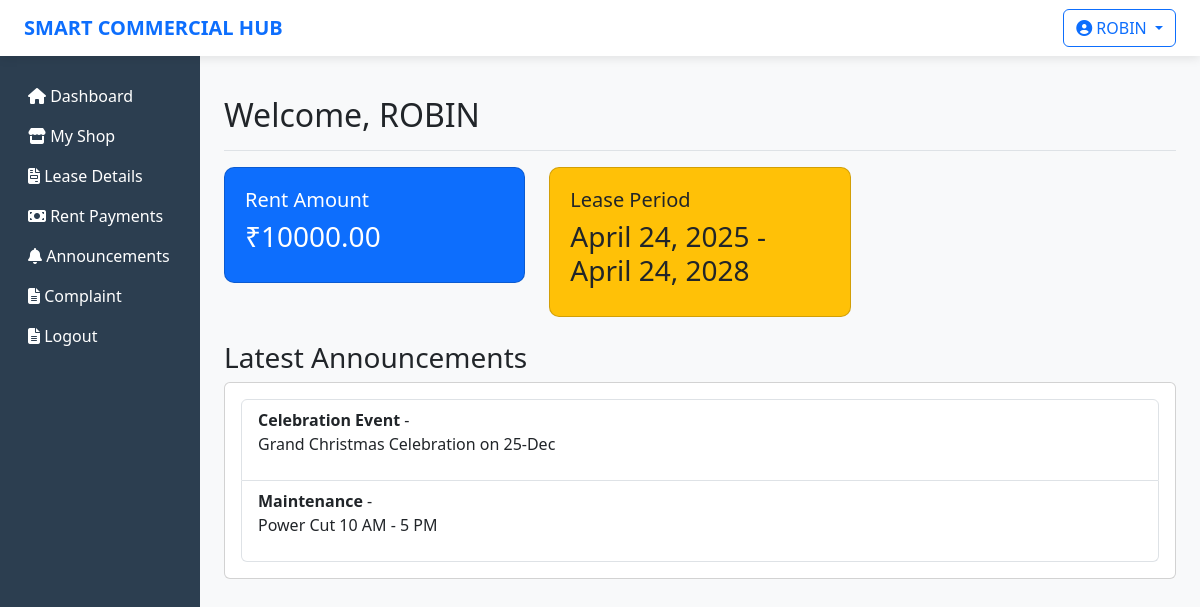
Screenshot of /dashboard/ (signed in) with the database file from the repository.
### hub/models.py (models this page shows, shortened)
class AllocatedShop(models.Model):
    id = models.AutoField(primary_key=True)
    shop_id = models.ForeignKey(Shop,on_delete=models.CASCADE,related_name='shops')
    tenant_id = models.ForeignKey(Tenant,on_delete=models.CASCADE,related_name='tenants')
    lease_start = models.DateField()
    lease_end = models.DateField()
    rent_amount = models.DecimalField(max_digits=7,decimal_places=2)
    security_deposit = models.DecimalField(max_digits=7,decimal_places=2)
    payment_status = models.CharField(max_length=15,choices=PAYMENT_STATUS)
    status = models.CharField(max_length=10,choices=STATUS_CHOICES)
    agreement_document = models.FileField(upload_to='agreement/', null=True, blank=True)
    created_at = models.DateTimeField(auto_now_add=True)
    updated_at = models.DateTimeField(auto_now_add=True)

class Announcement(models.Model):
    id = models.AutoField(primary_key=True)
    title = models.CharField(max_length=100)
    message = models.CharField(max_length=255)
    published_by = models.ForeignKey(User, on_delete=models.SET_NULL, null=True, blank=True)
    status = models.CharField(max_length=10, choices=STATUS_CHOICES, default='draft')
    created_at = models.DateTimeField(auto_now_add=True)
    updated_at = models.DateTimeField(auto_now=True)
    published_at = models.DateTimeField(null=True, blank=True)

### hub/views.py (the view)
# urls.py: path("dashboard/", tenant_dashboard, name="tenant_dashboard"),
@login_required
def tenant_dashboard(request):
    try:
        tenant = Tenant.objects.get(tenant=request.user)
        allocated_shop = AllocatedShop.objects.filter(tenant_id=tenant).first()
    except Tenant.DoesNotExist:
        tenant = None
        allocated_shop = None
    announcements = Announcement.objects.all().order_by('-published_at')
    return render(
        request,
        "tenant/dashboard.html",  # Your template file
        {
            "tenant": tenant,
            "allocated_shop": allocated_shop,
            "announcements": announcements,
        },
    )

### templates/tenant/dashboard.html (shortened to what this page needs)
<!DOCTYPE html>
<html lang="en">
<head>
    <link href="https://cdn.jsdelivr.net/npm/bootstrap@5.3.0/dist/css/bootstrap.min.css" rel="stylesheet">
    <link rel="stylesheet" href="https://cdnjs.cloudflare.com/ajax/libs/font-awesome/6.4.2/css/all.min.css">
</head>
<body>
    <nav class="navbar navbar-expand-lg navbar-light px-4">
        <a class="navbar-brand fw-bold text-primary" href="#">SMART COMMERCIAL HUB</a>
        <div class="ms-auto">
            <div class="dropdown">
                <button class="btn btn-outline-primary dropdown-toggle" type="button" id="profileDropdown" data-bs-toggle="dropdown" aria-expanded="false">
                    <i class="fas fa-user-circle"></i> {{ request.user.username|upper }}
                </button>
            </div>
        </div>
    </nav>
    <div class="container-fluid">
        <div class="row">
            <nav class="col-md-2 d-none d-md-block sidebar">
                <div class="position-sticky">
                    <ul class="nav flex-column">
                        <li class="nav-item"><a class="nav-link text-white" href="#"><i class="fas fa-home"></i> Dashboard</a></li>
                        <li class="nav-item"><a class="nav-link text-white" href="{% url 'my_shop' %}"><i class="fas fa-store"></i> My Shop</a></li>
                        <li class="nav-item"><a class="nav-link text-white" href="{% url 'lease_details' %}"><i class="fas fa-file-invoice"></i> Lease Details</a></li>
                        <li class="nav-item"><a class="nav-link text-white" href="{% url 'initiate_payment' %}"><i class="fas fa-money-bill"></i> Rent Payments</a></li>
                        <li class="nav-item"><a class="nav-link text-white" href="{% url 'announcements' %}"><i class="fas fa-bell"></i> Announcements</a></li>
                        <li class="nav-item"><a class="nav-link text-white" href="{% url 'submit_complaint' %}"><i class="fas fa-file-alt"></i> Complaint</a></li>
                        <li class="nav-item"><a class="nav-link text-white" href="{% url 'user_logout' %}"><i class="fas fa-file-alt"></i> Logout</a></li>
                    </ul>
                </div>
            </nav>
            <main class="col-md-10 ms-sm-auto px-md-4"><br>
                <div class="d-flex justify-content-between flex-wrap flex-md-nowrap align-items-center pt-3 pb-2 mb-3 border-bottom">
                    <h1 class="h2">Welcome, {{ request.user.username|upper }}</h1>
                </div>
                <div class="row">
                    <div class="col-md-4">
                        <div class="card card-custom bg-primary text-white">
                            <h5>Rent Amount</h5>
                            <h3>₹{{ allocated_shop.rent_amount }}</h3>
                        </div>
                    </div>
                    <div class="col-md-4">
                        <div class="card card-custom bg-warning text-dark">
                            <h5>Lease Period</h5>
                            <h3>{{ allocated_shop.lease_start }} - {{ allocated_shop.lease_end }}</h3>
                        </div>
                    </div>
                </div>
                <h3 class="mt-4">Latest Announcements</h3>
                <div class="card">
                    <div class="card-body">
                        {% if announcements %}
                            <ul class="list-group">
                                {% for announcement in announcements %}
                                    <li class="list-group-item">
                                        <strong>{{ announcement.title }}</strong> - {{ announcement.date }}
                                        <p>{{ announcement.message }}</p>
                                    </li>
                                {% endfor %}
                            </ul>
                        {% else %}
                            <p class="text-muted">No announcements available.</p>
                        {% endif %}
                    </div>
                </div>
            </main>
        </div>
    </div>
</body>
</html>

### templates/tenant/dashboard.html (style rules this page uses)
body { background-color: #f8f9fa; }
.sidebar { height: 100vh; background: #2C3E50; color: white; padding-top: 20px; }
.card-custom { border-radius: 10px; padding: 20px; }
.navbar { background-color: white; box-shadow: 0 2px 10px rgba(0, 0, 0, 0.1); }

### rows the page displays
AllocatedShop: rent_amount "10000.00", lease_start "April 24, 2025", lease_end "April 24, 2028"
Announcement: title "Celebration Event", message "Grand Christmas Celebration on 25-Dec"
Announcement: title "Maintenance", message "Power Cut 10 AM - 5 PM"

### other values shown
{{ request.user.username|upper }} "ROBIN"
